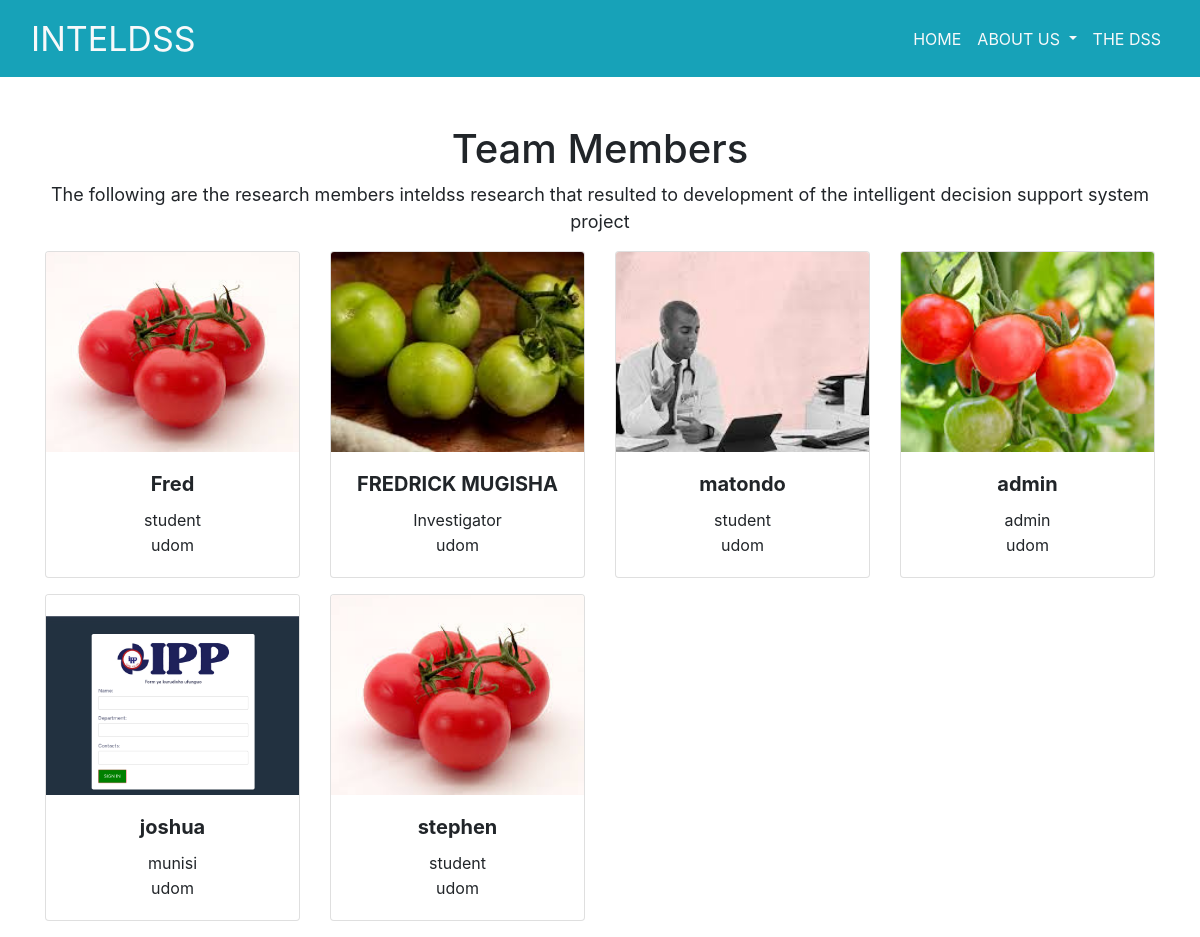
Page /team/ on the committed database.
### website/models.py (models this page shows)
class Team(models.Model):
    name = models.CharField(max_length=100)
    title = models.CharField(max_length=100)
    university = models.CharField(max_length=100)
    image = models.ImageField(upload_to='static/images')
    class Meta:
        verbose_name = "Team Members"
        verbose_name_plural = "Team Members"

### website/views.py (the view)
# urls.py: path('team/', views.team, name="team"),
def team(request):
    member = Team.objects.all()
    context = {'members':member}
    return render(request, 'team.html', context)

### website/templates/team.html
{% extends 'base.html' %}
{% load static %}
{% block content %}
<div class="container">
    <div class="row">
      <div class="col-md-12 text-center">
        <h1>Team Members</h1>
        <p style="font-size: 18px;">The following are the research members inteldss research that resulted
           to development of the intelligent decision support system project</p>
      </div>
    </div>
    <div class="row">
      {% for member in members %}
      <div class="col-md-3 mb-3">
        <div class="card">
          <img src="{{ member.image.url }}" class="card-img-top" alt="{{ member.name }}" style="height: 200px; object-fit: cover;">
          <div class="card-body text-center">
            <h5 class="card-title font-weight-bold">{{ member.name }}</h5>
            <p class="card-text" style="margin-bottom: 1px;">{{ member.title }}</p>
            <p class="card-text" >{{ member.university }}</p>
          </div>
        </div>
      </div>
      {% endfor %}
    </div>
</div>
{% endblock content %}

### rows in the picture
Team: image (picture), name "Fred", title "student", university "udom"
Team: image (picture), name "FREDRICK MUGISHA", title "Investigator", university "udom"
Team: image (picture), name "matondo", title "student", university "udom"
Team: image (picture), name "admin", title "admin", university "udom"
Team: image (picture), name "joshua", title "munisi", university "udom"
Team: image (picture), name "stephen", title "student", university "udom"
